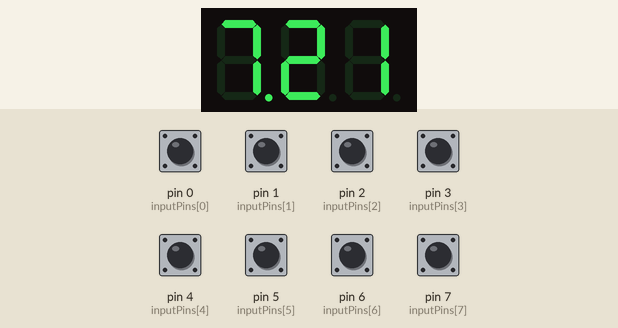
Simulated run of this sketch. Board: Arduino Mega 2560, built with avr-gcc and run on an emulated ATmega2560. Shown: 3-digit seven-segment display. Wiring (inferred from the names in the program): 3-digit 7-segment display, segments lit when HIGH: segments pin 21, pin 20, pin 19, pin 18, pin 17, pin 16, pin 15, pin 14, A7, A6, A5, A4, A3, A2, A1, A0, A15, A14, A13, A12, A11, A10, A9, A8. The inputs (shaded band) are chosen by the test bench; at power-on: pin 0 (inputPins[0]), pin 1 (inputPins[1]), pin 2 (inputPins[2]), pin 3 (inputPins[3]), pin 4 (inputPins[4]), pin 5 (inputPins[5]), pin 6 (inputPins[6]), pin 7 (inputPins[7]) HIGH. The segment pins are drawn as the display they are named for.

Above: at 1.2 s.
1.3 s: pin 0 (inputPins[0]) pulled LOW for 0.15 s
At 1.42 s:
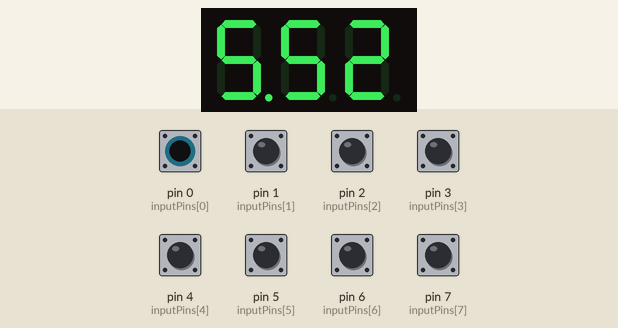
3.0 s: pin 2 (inputPins[2]) pulled LOW for 0.15 s
At 3.12 s:
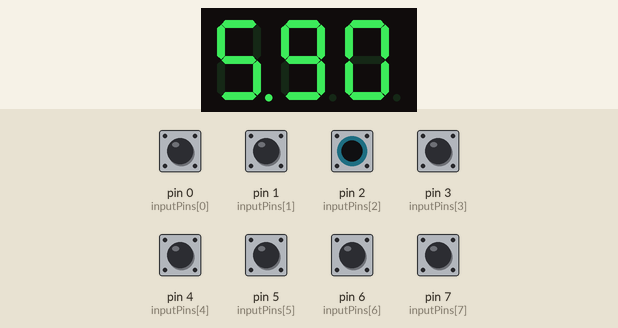
4.6 s: pin 3 (inputPins[3]) pulled LOW for 0.15 s
At 4.72 s:
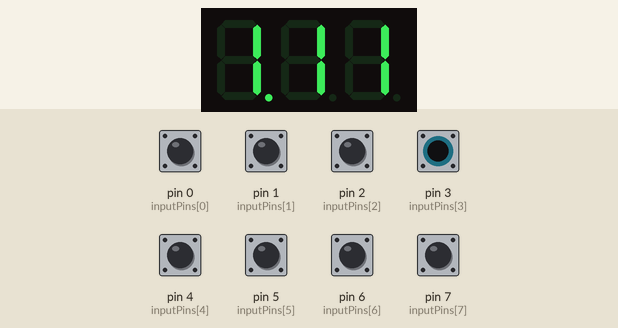
6.2 s: pin 4 (inputPins[4]) pulled LOW for 0.15 s
At 6.34 s:
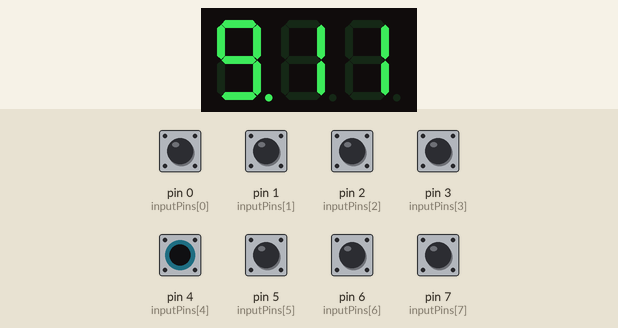
7.9 s: pin 4 (inputPins[4]) pulled LOW for 0.15 s
Timing chart, 0 to 10.6 s (numbered marks = the images above; inputs shaded):
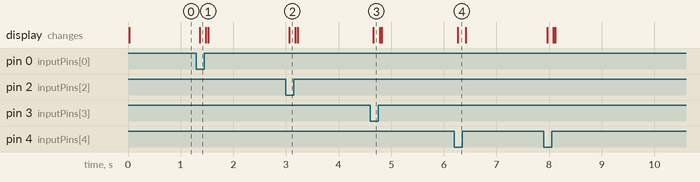

The sketch:

zadanie_2.ino
```cpp
#include <stdlib.h>

// Definicje pinów dla wejść, wyjść i segmentów wyświetlacza
const int inputPins[] = {0, 1, 2, 3, 4, 5, 6, 7};
const int hundretPins[] = {A15, A14, A13, A12, A11, A10, A9, A8};
const int decimalPins[] = {A7, A6, A5, A4, A3, A2, A1, A0};
const int unityPins[] = {21, 20, 19, 18, 17, 16, 15, 14};
const int numbers[] = {128, 64, 32, 16, 8, 4, 2, 1};

void setup() {
	// Konfiguracja pinów wejściowych z rezystorem pull-up
	for (int i = 0; i < 8; ++i) {
		pinMode(inputPins[i], INPUT_PULLUP);
	}

	// Konfiguracja pinów wyjściowych dla setek, dziesiątek i jedności
	for (int i = 0; i < 8; ++i) {
		pinMode(hundretPins[i], OUTPUT);
		digitalWrite(hundretPins[i], LOW);
		pinMode(decimalPins[i], OUTPUT);
		digitalWrite(decimalPins[i], LOW);
		pinMode(unityPins[i], OUTPUT);
		digitalWrite(unityPins[i], LOW);
	}
}

void loop() {
	// Odczyt sygnałów wejściowych
	int number = getSignals();
	int lp = sizeof(numbers) / sizeof(numbers[0]);
	char digits[lp];

	// Rozdzielenie liczby na poszczególne cyfry
	int tempNumber = number;
	for (int i = 0; i < lp; ++i) {
		digits[i] = tempNumber % 10;
		tempNumber /= 10;
	}

	// Wybór, który segment wyświetlacza będzie miał włączoną kropkę
	if((2+2+3+1+9+4)%2==0){
		displayDigit(digits[0], unityPins, false);
		displayDigit(digits[1], decimalPins, true);
	}
	else{
		displayDigit(digits[0], unityPins, true);
		displayDigit(digits[1], decimalPins, false);
	}
	displayDigit(digits[2], hundretPins, false);
}

void displayDigit(int digit, int pins[], bool showDot) {
	// Mapa bitowa dla każdej cyfry
	const byte digitMap[] = {
		B00111111, // 0
		B00000110, // 1
		B01011011, // 2
		B01001111, // 3
		B01100110, // 4
		B01101101, // 5
		B01111101, // 6
		B00000111, // 7
		B01111111, // 8
		B01101111 // 9
	};

	// Wyświetlanie cyfry na odpowiednich wyświetlaczach
	for (int i = 0; i < 8; ++i) {
		digitalWrite(pins[i], bitRead(digitMap[digit], i));
	}

	// Włączenie kropki dla dziesiątek, jeśli showDot jest true
	for (int i = 0; i < 8; ++i) {
		if (i == 7 && showDot) {
			digitalWrite(pins[i], HIGH);
		} else {
			digitalWrite(pins[i], bitRead(digitMap[digit], i));
		}
	}
}

// Odczyt sygnałów wejściowych i przekształcenie ich na liczbę
int getSignals() {
	int gray[8];
	int binary[8];
	int result = 0;

	// zczytanie kodu Gray'a
	for (int i = 0; i < 8; ++i) {
		if (digitalRead(inputPins[i]) == LOW) {
			gray[i] = 1;
		}
	}

	// zmiana gray'a na binarny
	binary[0] = gray[0];
	for (int i = 1; i < 8; ++i) {
		if (binary[i-1] == gray[i]){
			binary[i] = 0;
		}
		else{
			binary[i] = 1;
		}
	}

	// zamiana binarnego na dziesiętny
	for (int i = 0; i < 8; ++i) {
		if (binary[i] == 1) {
			result += numbers[i];
		}
	}

	return result;
}
```

Measured:
- after the input at 1.3 s, the display: changes after 0.06 s (image 1)
- after the input at 3.0 s, the display: changes after 0.06 s (image 2)
- after the input at 4.6 s, the display: changes after 0.06 s (image 3)
- after the input at 6.2 s, the display: changes after 0.06 s (image 4)
